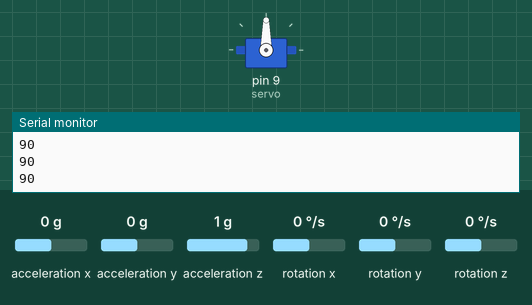
Simulated run of this sketch. Board: Arduino Uno, built with avr-gcc and run on an emulated ATmega328P. Parts: servo, the last lines printed to the serial monitor. Inputs (shaded band) come from the test bench; at power-on: acceleration y 0 g, acceleration x 0 g, acceleration z 1 g, rotation x 0 °/s, rotation y 0 °/s, rotation z 0 °/s.

Above: at 1.2 s.
1.3 s: acceleration y set to -1.4 g
At 2.5 s:
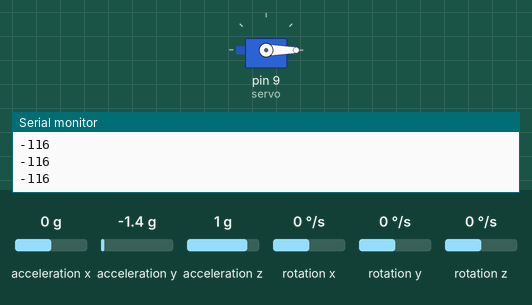
2.8 s: acceleration y set to 0.8 g
At 3.1 s:
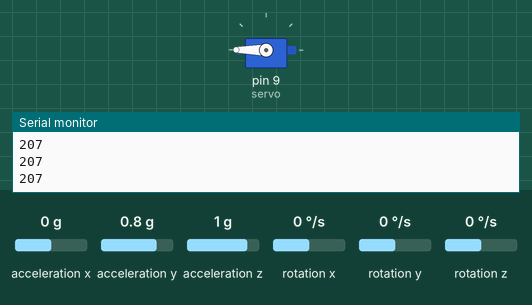
4.3 s: acceleration y set to -0.8 g
At 4.9 s:
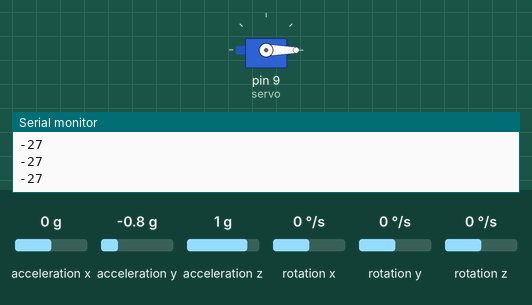
5.8 s: acceleration y set to 0 g
At 7.1 s:
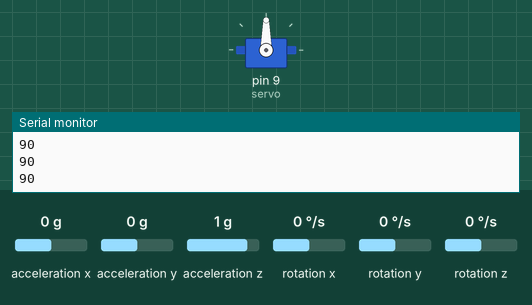
Timing chart, 0 to 8.3 s (numbered marks = the images above; inputs shaded):
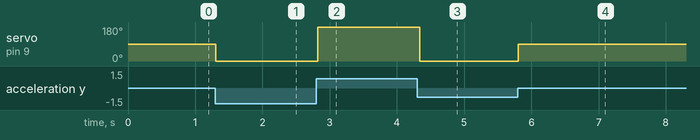

Measured:
- after the input at 1.3 s, servo on pin 9 (servo): 90° → 0° at once
- after the input at 2.8 s, servo on pin 9 (servo): 0° → 180° at once
- after the input at 4.3 s, servo on pin 9 (servo): 180° → 0° at once
- after the input at 5.8 s, servo on pin 9 (servo): 0° → 90° at once

The sketch:

gyroSensor_servo.ino
```cpp
#include <MPU6050.h>
#include <Servo.h>

MPU6050 mpu;
Servo servo;

int16_t ax, ay, az;
int16_t gx, gy, gz;

int val;
//int prevVal;


void setup()
{
    Wire.begin();
    Serial.begin(9600);

//  Serial.println("Initialize MPU");
    mpu.initialize();
//  Serial.println(mpu.testConnection() ? "Connected" : "Connection failed");
    servo.attach(9);

}

void loop()
{


    mpu.getMotion6(&ax, &ay, &az, &gx, &gy, &gz);

    val = map(ay, -10000, 10000, 0, 180);
//    if (val != prevVal)
//    {
//        servo.write(val);
//        prevVal = val;
//    }

    servo.write(val);
    Serial.println(val);
    delay(50);

}
```
